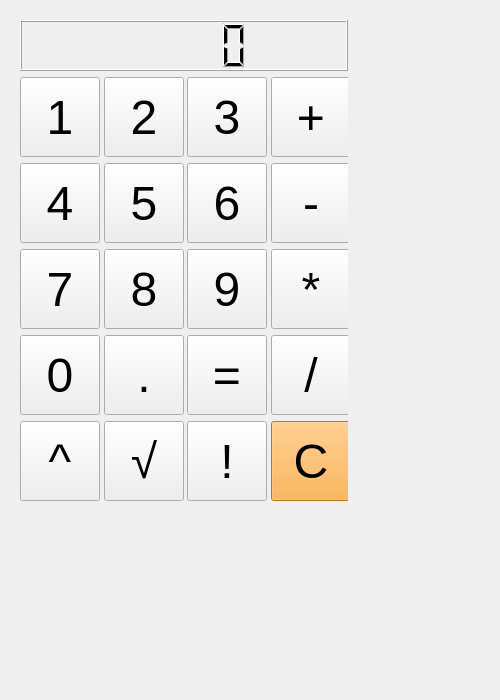
<?xml version="1.0" encoding="UTF-8"?>
<ui version="4.0">
 <class>Form</class>
 <widget class="QWidget" name="Form">
  <property name="geometry">
   <rect>
    <x>0</x>
    <y>0</y>
    <width>500</width>
    <height>700</height>
   </rect>
  </property>
  <property name="windowTitle">
   <string>Form</string>
  </property>
  <widget class="QWidget" name="layoutWidget">
   <property name="geometry">
    <rect>
     <x>20</x>
     <y>20</y>
     <width>328</width>
     <height>481</height>
    </rect>
   </property>
   <layout class="QVBoxLayout" name="verticalLayout">
    <item>
     <widget class="QLCDNumber" name="table"/>
    </item>
    <item>
     <layout class="QGridLayout" name="gridLayout">
      <item row="2" column="1">
       <widget class="QPushButton" name="btn8">
        <property name="minimumSize">
         <size>
          <width>80</width>
          <height>80</height>
         </size>
        </property>
        <property name="maximumSize">
         <size>
          <width>80</width>
          <height>80</height>
         </size>
        </property>
        <property name="font">
         <font>
          <family>Helvetica</family>
          <pointsize>36</pointsize>
         </font>
        </property>
        <property name="text">
         <string>8</string>
        </property>
        <attribute name="buttonGroup">
         <string notr="true">buttonGroup_digits</string>
        </attribute>
       </widget>
      </item>
      <item row="0" column="1">
       <widget class="QPushButton" name="btn2">
        <property name="minimumSize">
         <size>
          <width>80</width>
          <height>80</height>
         </size>
        </property>
        <property name="maximumSize">
         <size>
          <width>80</width>
          <height>80</height>
         </size>
        </property>
        <property name="font">
         <font>
          <family>Helvetica</family>
          <pointsize>36</pointsize>
         </font>
        </property>
        <property name="text">
         <string>2</string>
        </property>
        <attribute name="buttonGroup">
         <string notr="true">buttonGroup_digits</string>
        </attribute>
       </widget>
      </item>
      <item row="0" column="3">
       <widget class="QPushButton" name="btn_plus">
        <property name="minimumSize">
         <size>
          <width>80</width>
          <height>80</height>
         </size>
        </property>
        <property name="maximumSize">
         <size>
          <width>80</width>
          <height>80</height>
         </size>
        </property>
        <property name="font">
         <font>
          <family>Helvetica</family>
          <pointsize>36</pointsize>
         </font>
        </property>
        <property name="text">
         <string>+</string>
        </property>
        <attribute name="buttonGroup">
         <string notr="true">buttonGroup_binary</string>
        </attribute>
       </widget>
      </item>
      <item row="3" column="2">
       <widget class="QPushButton" name="btn_eq">
        <property name="minimumSize">
         <size>
          <width>80</width>
          <height>80</height>
         </size>
        </property>
        <property name="maximumSize">
         <size>
          <width>80</width>
          <height>80</height>
         </size>
        </property>
        <property name="font">
         <font>
          <family>Helvetica</family>
          <pointsize>36</pointsize>
         </font>
        </property>
        <property name="text">
         <string>=</string>
        </property>
       </widget>
      </item>
      <item row="3" column="0">
       <widget class="QPushButton" name="btn0">
        <property name="minimumSize">
         <size>
          <width>80</width>
          <height>80</height>
         </size>
        </property>
        <property name="maximumSize">
         <size>
          <width>80</width>
          <height>80</height>
         </size>
        </property>
        <property name="font">
         <font>
          <family>Helvetica</family>
          <pointsize>36</pointsize>
         </font>
        </property>
        <property name="text">
         <string>0</string>
        </property>
        <attribute name="buttonGroup">
         <string notr="true">buttonGroup_digits</string>
        </attribute>
       </widget>
      </item>
      <item row="3" column="3">
       <widget class="QPushButton" name="btn_div">
        <property name="minimumSize">
         <size>
          <width>80</width>
          <height>80</height>
         </size>
        </property>
        <property name="maximumSize">
         <size>
          <width>80</width>
          <height>80</height>
         </size>
        </property>
        <property name="font">
         <font>
          <family>Helvetica</family>
          <pointsize>36</pointsize>
         </font>
        </property>
        <property name="text">
         <string>/</string>
        </property>
        <attribute name="buttonGroup">
         <string notr="true">buttonGroup_binary</string>
        </attribute>
       </widget>
      </item>
      <item row="0" column="0">
       <widget class="QPushButton" name="btn1">
        <property name="minimumSize">
         <size>
          <width>80</width>
          <height>80</height>
         </size>
        </property>
        <property name="maximumSize">
         <size>
          <width>80</width>
          <height>80</height>
         </size>
        </property>
        <property name="font">
         <font>
          <family>Helvetica</family>
          <pointsize>36</pointsize>
         </font>
        </property>
        <property name="text">
         <string>1</string>
        </property>
        <attribute name="buttonGroup">
         <string notr="true">buttonGroup_digits</string>
        </attribute>
       </widget>
      </item>
      <item row="2" column="2">
       <widget class="QPushButton" name="btn9">
        <property name="minimumSize">
         <size>
          <width>80</width>
          <height>80</height>
         </size>
        </property>
        <property name="maximumSize">
         <size>
          <width>80</width>
          <height>80</height>
         </size>
        </property>
        <property name="font">
         <font>
          <family>Helvetica</family>
          <pointsize>36</pointsize>
         </font>
        </property>
        <property name="text">
         <string>9</string>
        </property>
        <attribute name="buttonGroup">
         <string notr="true">buttonGroup_digits</string>
        </attribute>
       </widget>
      </item>
      <item row="3" column="1">
       <widget class="QPushButton" name="btn_dot">
        <property name="minimumSize">
         <size>
          <width>80</width>
          <height>80</height>
         </size>
        </property>
        <property name="maximumSize">
         <size>
          <width>80</width>
          <height>80</height>
         </size>
        </property>
        <property name="font">
         <font>
          <family>Helvetica</family>
          <pointsize>36</pointsize>
         </font>
        </property>
        <property name="text">
         <string>.</string>
        </property>
       </widget>
      </item>
      <item row="0" column="2">
       <widget class="QPushButton" name="btn3">
        <property name="minimumSize">
         <size>
          <width>80</width>
          <height>80</height>
         </size>
        </property>
        <property name="maximumSize">
         <size>
          <width>80</width>
          <height>80</height>
         </size>
        </property>
        <property name="font">
         <font>
          <family>Helvetica</family>
          <pointsize>36</pointsize>
         </font>
        </property>
        <property name="text">
         <string>3</string>
        </property>
        <attribute name="buttonGroup">
         <string notr="true">buttonGroup_digits</string>
        </attribute>
       </widget>
      </item>
      <item row="1" column="0">
       <widget class="QPushButton" name="btn4">
        <property name="minimumSize">
         <size>
          <width>80</width>
          <height>80</height>
         </size>
        </property>
        <property name="maximumSize">
         <size>
          <width>80</width>
          <height>80</height>
         </size>
        </property>
        <property name="font">
         <font>
          <family>Helvetica</family>
          <pointsize>36</pointsize>
         </font>
        </property>
        <property name="text">
         <string>4</string>
        </property>
        <attribute name="buttonGroup">
         <string notr="true">buttonGroup_digits</string>
        </attribute>
       </widget>
      </item>
      <item row="1" column="1">
       <widget class="QPushButton" name="btn5">
        <property name="minimumSize">
         <size>
          <width>80</width>
          <height>80</height>
         </size>
        </property>
        <property name="maximumSize">
         <size>
          <width>80</width>
          <height>80</height>
         </size>
        </property>
        <property name="font">
         <font>
          <family>Helvetica</family>
          <pointsize>36</pointsize>
         </font>
        </property>
        <property name="text">
         <string>5</string>
        </property>
        <attribute name="buttonGroup">
         <string notr="true">buttonGroup_digits</string>
        </attribute>
       </widget>
      </item>
      <item row="2" column="0">
       <widget class="QPushButton" name="btn7">
        <property name="minimumSize">
         <size>
          <width>80</width>
          <height>80</height>
         </size>
        </property>
        <property name="maximumSize">
         <size>
          <width>80</width>
          <height>80</height>
         </size>
        </property>
        <property name="font">
         <font>
          <family>Helvetica</family>
          <pointsize>36</pointsize>
         </font>
        </property>
        <property name="text">
         <string>7</string>
        </property>
        <attribute name="buttonGroup">
         <string notr="true">buttonGroup_digits</string>
        </attribute>
       </widget>
      </item>
      <item row="1" column="2">
       <widget class="QPushButton" name="btn6">
        <property name="minimumSize">
         <size>
          <width>80</width>
          <height>80</height>
         </size>
        </property>
        <property name="maximumSize">
         <size>
          <width>80</width>
          <height>80</height>
         </size>
        </property>
        <property name="font">
         <font>
          <family>Helvetica</family>
          <pointsize>36</pointsize>
         </font>
        </property>
        <property name="text">
         <string>6</string>
        </property>
        <attribute name="buttonGroup">
         <string notr="true">buttonGroup_digits</string>
        </attribute>
       </widget>
      </item>
      <item row="1" column="3">
       <widget class="QPushButton" name="btn_minus">
        <property name="minimumSize">
         <size>
          <width>80</width>
          <height>80</height>
         </size>
        </property>
        <property name="maximumSize">
         <size>
          <width>80</width>
          <height>80</height>
         </size>
        </property>
        <property name="font">
         <font>
          <family>Helvetica</family>
          <pointsize>36</pointsize>
         </font>
        </property>
        <property name="text">
         <string>-</string>
        </property>
        <attribute name="buttonGroup">
         <string notr="true">buttonGroup_binary</string>
        </attribute>
       </widget>
      </item>
      <item row="2" column="3">
       <widget class="QPushButton" name="btn_mult">
        <property name="minimumSize">
         <size>
          <width>80</width>
          <height>80</height>
         </size>
        </property>
        <property name="maximumSize">
         <size>
          <width>80</width>
          <height>80</height>
         </size>
        </property>
        <property name="font">
         <font>
          <family>Helvetica</family>
          <pointsize>36</pointsize>
         </font>
        </property>
        <property name="text">
         <string>*</string>
        </property>
        <attribute name="buttonGroup">
         <string notr="true">buttonGroup_binary</string>
        </attribute>
       </widget>
      </item>
      <item row="4" column="0">
       <widget class="QPushButton" name="btn_pow">
        <property name="minimumSize">
         <size>
          <width>80</width>
          <height>80</height>
         </size>
        </property>
        <property name="maximumSize">
         <size>
          <width>80</width>
          <height>80</height>
         </size>
        </property>
        <property name="font">
         <font>
          <family>Helvetica</family>
          <pointsize>36</pointsize>
         </font>
        </property>
        <property name="text">
         <string>^</string>
        </property>
        <attribute name="buttonGroup">
         <string notr="true">buttonGroup_binary</string>
        </attribute>
       </widget>
      </item>
      <item row="4" column="1">
       <widget class="QPushButton" name="btn_sqrt">
        <property name="minimumSize">
         <size>
          <width>80</width>
          <height>80</height>
         </size>
        </property>
        <property name="maximumSize">
         <size>
          <width>80</width>
          <height>80</height>
         </size>
        </property>
        <property name="font">
         <font>
          <family>Helvetica</family>
          <pointsize>36</pointsize>
         </font>
        </property>
        <property name="text">
         <string>√</string>
        </property>
       </widget>
      </item>
      <item row="4" column="2">
       <widget class="QPushButton" name="btn_fact">
        <property name="minimumSize">
         <size>
          <width>80</width>
          <height>80</height>
         </size>
        </property>
        <property name="maximumSize">
         <size>
          <width>80</width>
          <height>80</height>
         </size>
        </property>
        <property name="font">
         <font>
          <family>Helvetica</family>
          <pointsize>36</pointsize>
         </font>
        </property>
        <property name="text">
         <string>!</string>
        </property>
       </widget>
      </item>
      <item row="4" column="3">
       <widget class="QPushButton" name="btn_clear">
        <property name="minimumSize">
         <size>
          <width>80</width>
          <height>80</height>
         </size>
        </property>
        <property name="maximumSize">
         <size>
          <width>80</width>
          <height>80</height>
         </size>
        </property>
        <property name="font">
         <font>
          <family>Helvetica</family>
          <pointsize>36</pointsize>
         </font>
        </property>
        <property name="styleSheet">
         <string notr="true">background-color: rgb(254, 166, 43);</string>
        </property>
        <property name="text">
         <string>С</string>
        </property>
       </widget>
      </item>
     </layout>
    </item>
   </layout>
  </widget>
 </widget>
 <resources/>
 <connections/>
 <buttongroups>
  <buttongroup name="buttonGroup_digits"/>
  <buttongroup name="buttonGroup_binary"/>
 </buttongroups>
</ui>
